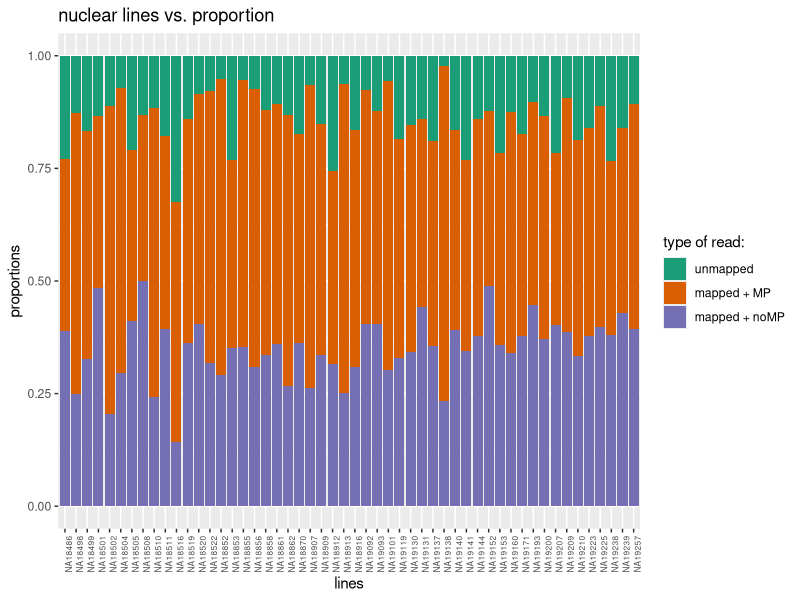
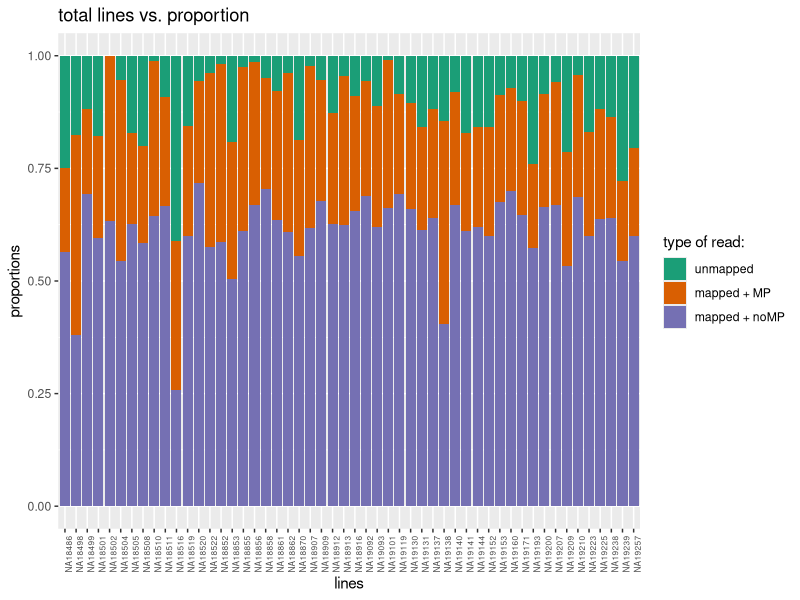
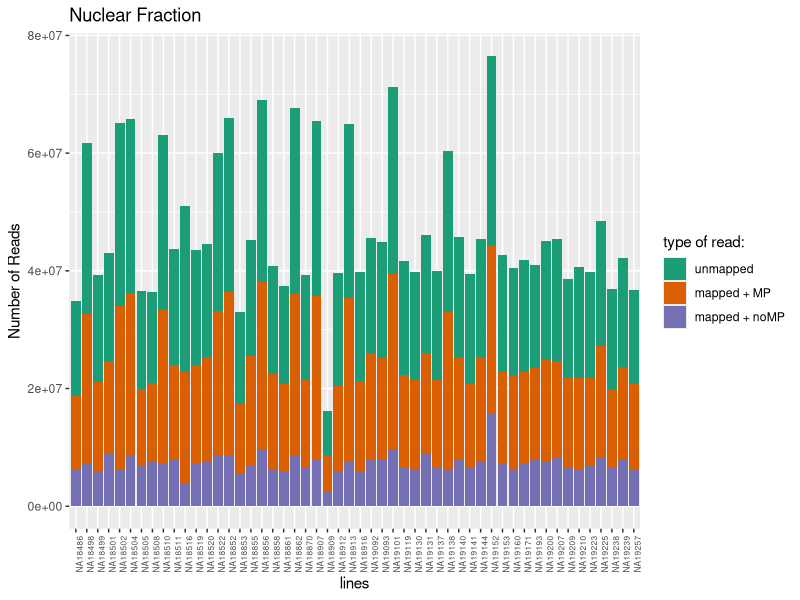
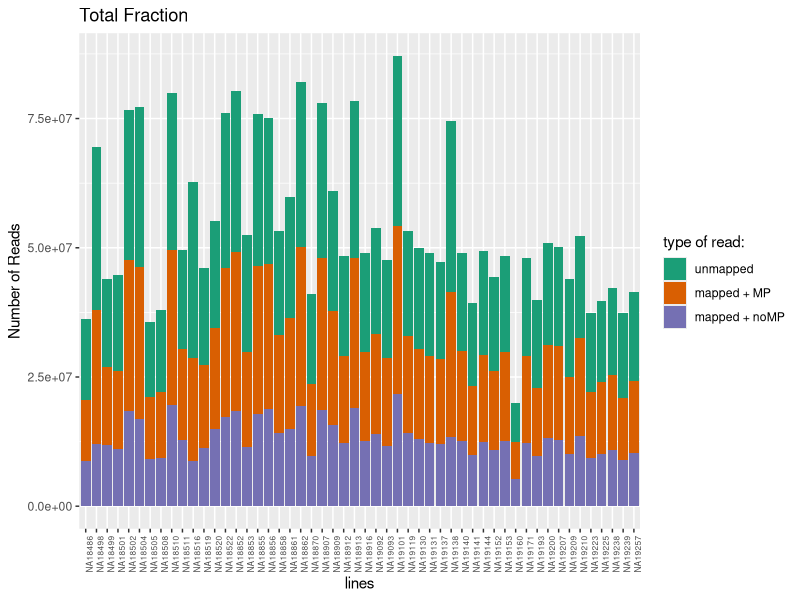

R code for these plots, in order:
## ---- chunk 1

require("dplyr")
require("tidyr")
require(ggplot2)
require(reshape2)
## ---- chunk 2
df <- read.delim("../data/MetaDataSequencing.txt")
keeps <- c("line","fraction", "reads", "mapped", "Mapped_noMP")
frac_dif <- df[keeps]
## ---- chunk 3
nuclear <- subset(frac_dif, fraction == "nuclear", c(fraction, line, reads, mapped, Mapped_noMP))
total <- subset(frac_dif, fraction == "total", c(fraction, line, reads, mapped, Mapped_noMP))
## ---- chunk 4
#nuclear proportions
nuc_mapped_prop <- data.matrix(nuclear$mapped/nuclear$reads)
nuc_mapped_noMP_prop <- data.matrix(nuclear$Mapped_noMP/nuclear$reads)
nuc_mapped_MP <- nuc_mapped_prop - nuc_mapped_noMP_prop
nuc_none <- 1 - nuc_mapped_prop
nuc_lines <- data.matrix(nuclear$line)

#total proportions
total_mapped_prop <- data.matrix(total$mapped/total$reads)
total_mapped_noMP_prop <- data.matrix(total$Mapped_noMP/total$reads)
total_mapped_MP <-total_mapped_prop - total_mapped_noMP_prop
total_none <- 1 - total_mapped_prop
total_lines <- data.matrix(total$line)
## ---- chunk 5
nuc_combination <- data.frame(nuc_lines, nuc_mapped_noMP_prop, nuc_mapped_MP, nuc_none)
nuc_combination <- gather(nuc_combination, nuc_mapped_noMP_prop, nuc_mapped_MP, nuc_none, key = "type", value = "count")
nuc_combination$type <- factor(nuc_combination$type, levels=c("nuc_none", "nuc_mapped_MP", "nuc_mapped_noMP_prop"))

total_combination <- data.frame(total_lines, total_mapped_noMP_prop, total_mapped_MP, total_none)
total_combination <- gather(total_combination, total_mapped_noMP_prop, total_mapped_MP, total_none, key = "type", value = "count")
total_combination$type <- factor(total_combination$type, levels=c("total_none", "total_mapped_MP", "total_mapped_noMP_prop"))
## ---- chunk 6
ggplot(data = nuc_combination, aes(x = nuc_lines, y = count, fill = type)) + geom_col() + theme(axis.text.x = element_text( hjust = 0,vjust = 1, size = 6, angle = 90)) + xlab("lines") + ylab("proportions") + scale_fill_brewer(palette="Dark2", name = "type of read:", labels = c("unmapped", "mapped + MP", "mapped + noMP")) +  ggtitle("nuclear lines vs. proportion")

ggplot(data = total_combination, aes(x = total_lines, y = count, fill = type)) + geom_col() + theme(axis.text.x = element_text( hjust = 0,vjust = 1, size = 6, angle = 90)) + xlab("lines") + ylab("proportions") + scale_fill_brewer(palette="Dark2", name = "type of read:", labels = c("unmapped", "mapped + MP", "mapped + noMP")) +  ggtitle("total lines vs. proportion")


## ---- chunk 7
nuclear_melt=melt(nuclear,id.vars = c("fraction", "line"), variable.name = "read", value.name = "Number")
## ---- chunk 8


ggplot(nuclear_melt, aes(x=line, y=Number, fill=read))+ geom_bar(stat="identity")+ scale_fill_brewer(palette="Dark2", name = "type of read:", labels = c("unmapped", "mapped + MP", "mapped + noMP"))+  theme(axis.text.x = element_text( hjust = 0,vjust = 1, size = 6, angle = 90)) + labs(x="lines", y="Number of Reads", title="Nuclear Fraction")  
## ---- chunk 9
total_melt=melt(total,id.vars = c("fraction", "line"), variable.name = "read", value.name = "Number")
## ---- chunk 10


ggplot(total_melt, aes(x=line, y=Number, fill=read))+ geom_bar(stat="identity")+ scale_fill_brewer(palette="Dark2", name = "type of read:", labels = c("unmapped", "mapped + MP", "mapped + noMP"))+  theme(axis.text.x = element_text( hjust = 0,vjust = 1, size = 6, angle = 90)) + labs(x="lines", y="Number of Reads", title="Total Fraction")  
